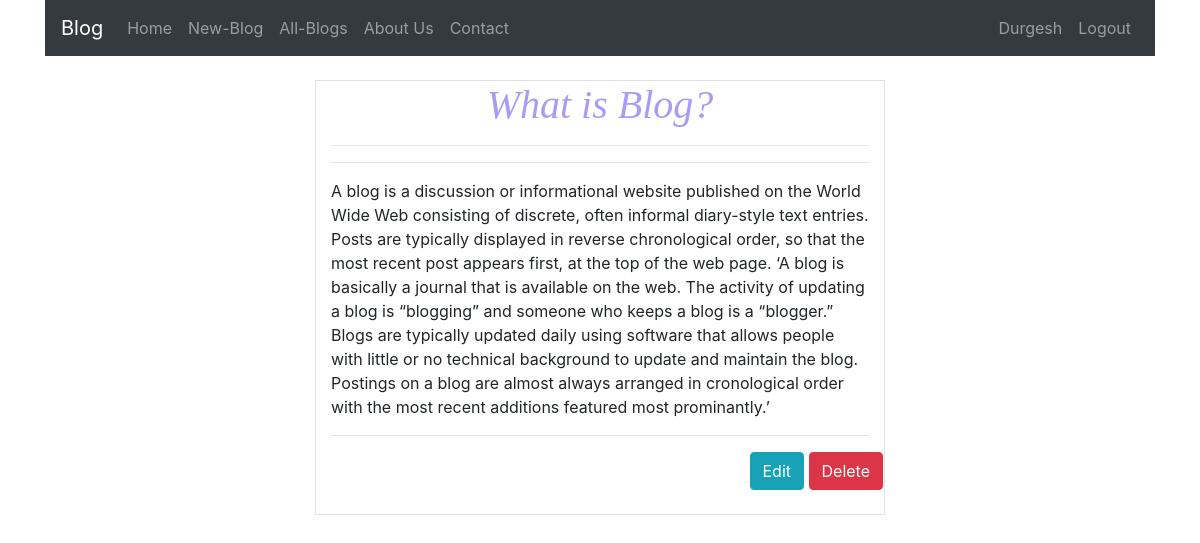
Screenshot of /blog/what-is-blog/ (signed in) with the database file from the repository.
### blog/models.py (models this page shows, shortened)
class BlogPost(models.Model):
	user = models.ForeignKey(User, default = 1,blank=True, null=True, on_delete = models.SET_NULL)
	title = models.CharField(max_length= 120)
	slug  = models.SlugField(blank=True, unique=True)
	description = models.TextField(null=True, blank=True, max_length= 1200)
	image = models.ImageField(upload_to = upload_image_path,null=True, blank=True)
	def get_edit_url(self):
		return "/blog/{slug}/edit".format(slug=self.slug)
	def get_delete_url(self):
		return "/blog/{slug}/delete".format(slug=self.slug)

### blog/views.py (the view)
# urls.py: path(r'blog/<str:slug>/', blog_detail_view, name='blog_detail_view'),
@login_required(login_url='/login/')
def blog_detail_view(request, slug):
	template_name = "blog/detail.html"
	queryset = get_object_or_404(BlogPost, slug=slug)
	context = {
		'object_list': queryset
	}
	return  render(request, template_name, context)

### blog/templates/blog/detail.html (shortened to what this page needs)
{% extends "base/base.html" %}
{% load static %}
{% block content %}
<div class="row">
	<div class="col col-md-6 offset-md-3 border">
		<center><h1>{{ object_list.title }}</h1></center>
		<hr>
		<hr>
		{{ object_list.description }}
		<hr>
		<div class="col col-md-6 offset-md-9">
			<a href="{{ object_list.get_edit_url }}"><button class="btn btn-info" >Edit</button></a>
			<a href="{{ object_list.get_delete_url }}"><button class="btn btn-danger" >Delete</button></a>
			<br>
		</div>
		<br>
	</div>
</div>
{% endblock %}

### blog/templates/base/navbarr.html (shortened to what this page needs)
<nav class="navbar navbar-expand-lg navbar-dark bg-dark">
  <a class="navbar-brand" href="{% url 'blog:home' %}">Blog</a>
  <div class="navbar-collapse collapse" id="navbarSupportedContent">
    {% if user.is_authenticated %}
    <ul class="nav navbar-nav">
      <li class="nav-item">
        <a class="nav-link" href="{% url 'blog:home' %}">Home <span class="sr-only">(current)</span></a>
      </li>
      <li class="nav-item">
        <a class="nav-link" href="{% url 'blog:create' %}">New-Blog</a>
      </li>
      <li class="nav-item">
        <a class="nav-link" href="{% url 'blog:blog' %}">All-Blogs</a>
      </li>
      <li class="nav-item">
        <a class="nav-link" href="{% url 'blog:about' %}">About Us</a>
      </li>
      <li class="nav-item">
        <a class="nav-link" href="{% url 'blog:contact' %}">Contact</a>
      </li>
    </ul>
    <ul class="nav navbar-nav ml-md-auto">
      <li class="nav-item">
        <a class="nav-link" href="">{{ user.username }}</a>
      </li>
      <li class="nav-item">
        <a class="nav-link" href="{% url 'blog:logout' %}">Logout</a>
      </li>
    </ul>
    {% else %}
<!--
    {% endif %}
  </div>
</nav>
<br>

### static_my_proj/blog_css/bgcss.css (style rules this page uses)
h1 { color:#a99cf4; font-family: Snell Roundhand, cursive; font-style: italic; }

### rows the page displays
BlogPost: title "What is Blog?", description "A blog is a discussion or informational website published on the World Wide Web consisting of discrete, often informal diary-style text entries. Posts are typically displayed in reverse chronological order, so that the most recent post appears first, at the top of the web page. ‘A blog is basically a journal that is available on the web. The activity of updating a blog is “blogging” and someone who keeps a blog is a “blogger.” Blogs are typically updated daily using software that allows people with little or no technical background to update and maintain the blog. Postings on a blog are almost always arranged in cronological order with the most recent additions featured most prominantly.’"

### other values shown
{{ user.username }} "Durgesh"
